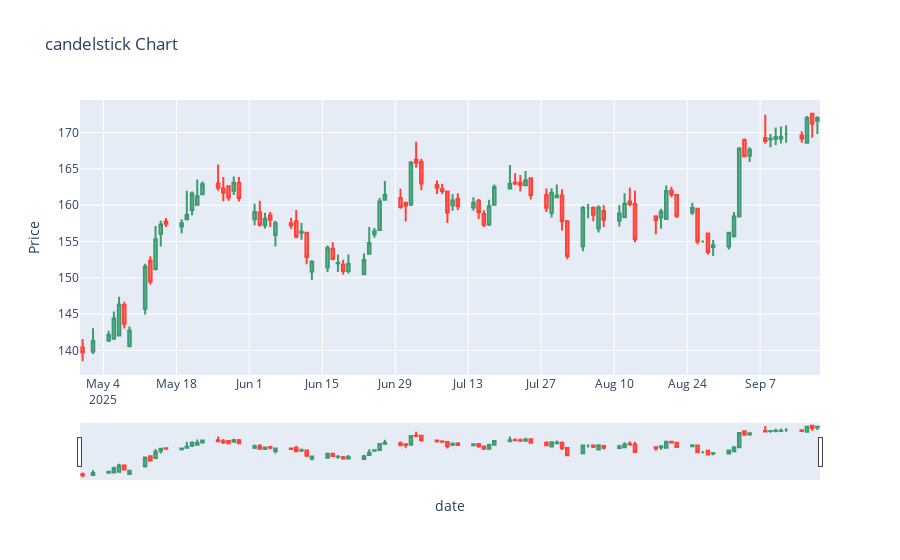

The notebook cell saved with this chart:
### Code cell
fig = go.Figure(data=[go.Candlestick(x=df.index,
                open=df['1. open'],
                high=df['2. high'],
                low=df['3. low'],
                close=df['4. close'])])

fig.update_layout(title ='candelstick Chart' , xaxis_title = 'date' ,
yaxis_title = 'Price')
